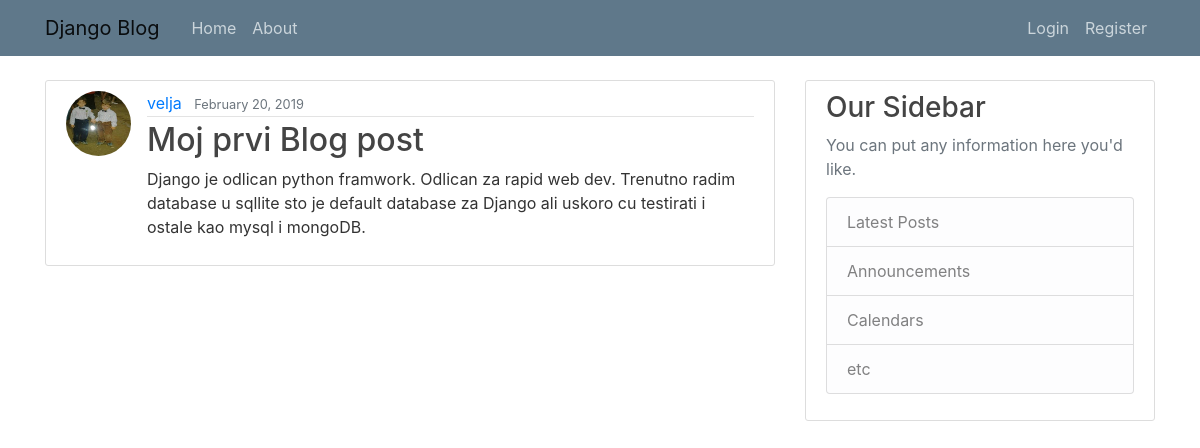
Screenshot of /post/11/ with the database file from the repository.
### blog/models.py (models this page shows, shortened)
class Post(models.Model):
    title = models.CharField(max_length=100)
    content = models.TextField()
    date_posted = models.DateTimeField(default=timezone.now)
    author = models.ForeignKey(User, on_delete=models.CASCADE)

### users/models.py (models this page shows, shortened)
class Profile(models.Model):
    user = models.OneToOneField(User, on_delete=models.CASCADE)
    image = models.ImageField(default='default.jpg', upload_to='profile_pics')

### blog/views.py (the view)
# urls.py: path('post/<int:pk>/', PostDetailView.as_view(), name="post-detail"),
class PostDetailView(DetailView):
    model = Post

### blog/templates/blog/post_detail.html (shortened to what this page needs)
{% extends "blog/base.html" %}
{% block content %}
    <article class="media content-section">
      <img class="rounded-circle article-img" src="{{ object.author.profile.image.url}}">
        <div class="media-body">
          <div class="article-metadata">
            <a class="mr-2" href="#">{{ object.author }}</a>
            <small class="text-muted">{{ object.date_posted|date:"F d, Y" }}</small>
          </div>
          <h2 class="article-title">{{ object.title }}</h2>
          <p class="article-content">{{ object.content }}</p>
        </div>
    </article>
{% endblock content %}

### blog/static/blog/main.css (style rules this page uses)
body { background: #ffffff; color: #333333; margin-top: 5rem; }
h1, h2, h3, h4, h5, h6 { color: #444444; }
.content-section { background: #ffffff; padding: 10px 20px; border: 1px solid #dddddd; border-radius: 3px; margin-bottom: 20px; }
.article-title { color: #444444; }
.article-content { white-space: pre-line; }
.article-img { height: 65px; width: 65px; margin-right: 16px; }
.article-metadata { padding-bottom: 1px; margin-bottom: 4px; border-bottom: 1px solid #e3e3e3 }

### rows the page displays
Post: author.profile.image (picture), author "velja", date_posted "February 20, 2019", title "Moj prvi Blog post", content "Django je odlican python framwork. Odlican za rapid web dev. Trenutno radim database u sqllite sto je default database za Django ali uskoro cu testirati i ostale kao mysql i mongoDB."
